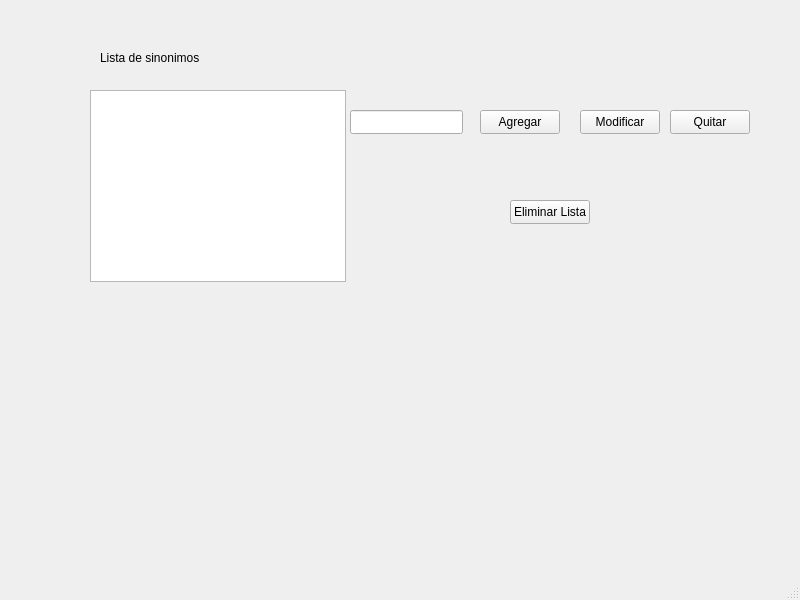
<?xml version="1.0" encoding="UTF-8"?>
<ui version="4.0">
 <class>MainWindow</class>
 <widget class="QMainWindow" name="MainWindow">
  <property name="geometry">
   <rect>
    <x>0</x>
    <y>0</y>
    <width>800</width>
    <height>600</height>
   </rect>
  </property>
  <property name="windowTitle">
   <string>MainWindow</string>
  </property>
  <widget class="QWidget" name="centralwidget">
   <widget class="QLabel" name="label">
    <property name="geometry">
     <rect>
      <x>100</x>
      <y>50</y>
      <width>141</width>
      <height>16</height>
     </rect>
    </property>
    <property name="text">
     <string>Lista de sinonimos</string>
    </property>
   </widget>
   <widget class="QLineEdit" name="synonymInput">
    <property name="geometry">
     <rect>
      <x>350</x>
      <y>110</y>
      <width>113</width>
      <height>24</height>
     </rect>
    </property>
   </widget>
   <widget class="QPushButton" name="addButton">
    <property name="geometry">
     <rect>
      <x>480</x>
      <y>110</y>
      <width>80</width>
      <height>24</height>
     </rect>
    </property>
    <property name="text">
     <string>Agregar</string>
    </property>
   </widget>
   <widget class="QPushButton" name="removeButton">
    <property name="geometry">
     <rect>
      <x>670</x>
      <y>110</y>
      <width>80</width>
      <height>24</height>
     </rect>
    </property>
    <property name="text">
     <string>Quitar</string>
    </property>
   </widget>
   <widget class="QListWidget" name="synonymListWidget">
    <property name="geometry">
     <rect>
      <x>90</x>
      <y>90</y>
      <width>256</width>
      <height>192</height>
     </rect>
    </property>
   </widget>
   <widget class="QPushButton" name="modifyButton">
    <property name="geometry">
     <rect>
      <x>580</x>
      <y>110</y>
      <width>80</width>
      <height>24</height>
     </rect>
    </property>
    <property name="text">
     <string>Modificar</string>
    </property>
   </widget>
   <widget class="QPushButton" name="clearAllButton">
    <property name="geometry">
     <rect>
      <x>510</x>
      <y>200</y>
      <width>80</width>
      <height>24</height>
     </rect>
    </property>
    <property name="text">
     <string>Eliminar Lista</string>
    </property>
   </widget>
  </widget>
  <widget class="QMenuBar" name="menubar">
   <property name="geometry">
    <rect>
     <x>0</x>
     <y>0</y>
     <width>800</width>
     <height>21</height>
    </rect>
   </property>
  </widget>
  <widget class="QStatusBar" name="statusbar"/>
 </widget>
 <resources/>
 <connections/>
</ui>
